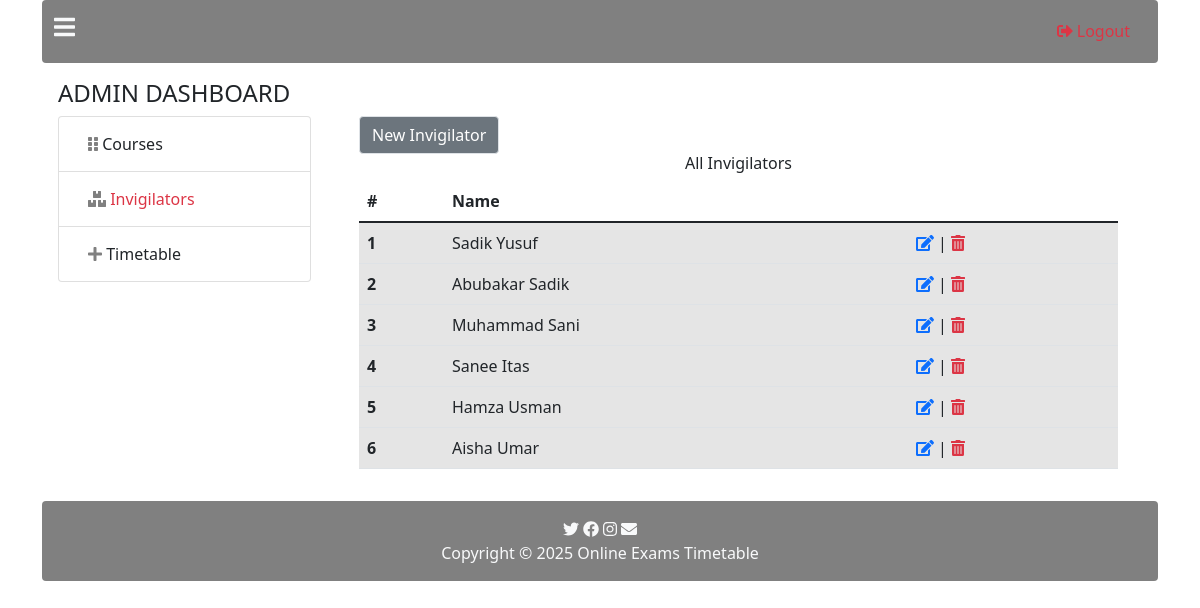
/invigilator.php (signed in), run on the app's committed database.
### tables this page shows
CREATE TABLE `invigilators` (
  `id` int(10) NOT NULL,
  `name` varchar(1000) DEFAULT NULL
);

### invigilator.php (the view, shortened to what this page needs)
<?php
 require "inc/header.php"; ?>
 <div class="container">
 <?php
 require './pages/header-home.php';
 include 'inc/process.php'; ?>
 <div class="container p-3">
     <div class="row">
         <div class="col-12">
             <div class="row">
                 <div class="col-6">
                     <h4>ADMIN DASHBOARD</h4>
                 </div>
             </div>
         </div>
         <div class="col-3">
             <ul class="list-group">
                 <li class="list-group-item" style="color:#3b7fad;">
                     <a href="course.php" class="btn ">
                         <i class="fas fa-grip-vertical" style="color:gray;"></i> Courses</a>
                 </li>
                 <li class="list-group-item" style="color:gray;">
                    <a href="invigilator.php" class="btn text-danger">
                        <i class="fas fa-boxes"  style="color:gray;"></i> Invigilators</a>
                 </li>
                 <li class="list-group-item" style="color:gray;">
                        <a href="timetable.php" class="btn">
                        <i class="fas fa-plus"  style="color:gray;"></i> Timetable</a>
                 </li>
             </ul>
         </div>
         <div class="col-9">
             <div class="container">
                 <a href="javascript:;" class="btn border btn-secondary" data-bs-toggle="modal" data-bs-target="#exampleModal">New Invigilator</a>
                 <h6 class="text-center">All Invigilators</h6>
                    <table class="table">
                    <thead>
                        <tr>
                        <th scope="col">#</th>
                        <th scope="col">Name</th>
                        </tr>
                    </thead>
                    <tbody>
                        <?php
                        $sql = "SELECT * FROM invigilators";
                        $query = mysqli_query($connection,$sql);
                        $count =1;
                        while($result = mysqli_fetch_assoc($query)){
                            ?>
                            <tr class="table-active">
                              <th scope="row"><?php echo $count ?></th>
                                <td><?php echo $result["name"]; ?></td>
                                <td>
                                  <a href="invigilator-edit.php? edit_id=<?php echo $result["id"] ?>">
                                  <i class="fas fa-edit"></i></a>
                                   |
                                  <a href="invigilator.php? delete_invigilator=<?php echo $result["id"]; ?>">
                                  <i class="fas fa-trash-alt text-danger"></i></a>
                                </td>
                             </tr>
                            <?php
                            $count++;
                        }
                        ?>
                    </tbody>
                    </table>
                    </div>
         </div>
     </div>
 </div>
<?php
require './pages/footer-home.php'; ?>
 </div>
 <?php
  require "inc/footer.php";  ?>

### data on the page
invigilators: name "Sadik Yusuf"
invigilators: name "Abubakar Sadik"
invigilators: name "Muhammad Sani"
invigilators: name "Sanee Itas"
invigilators: name "Hamza Usman"
invigilators: name "Aisha Umar"
